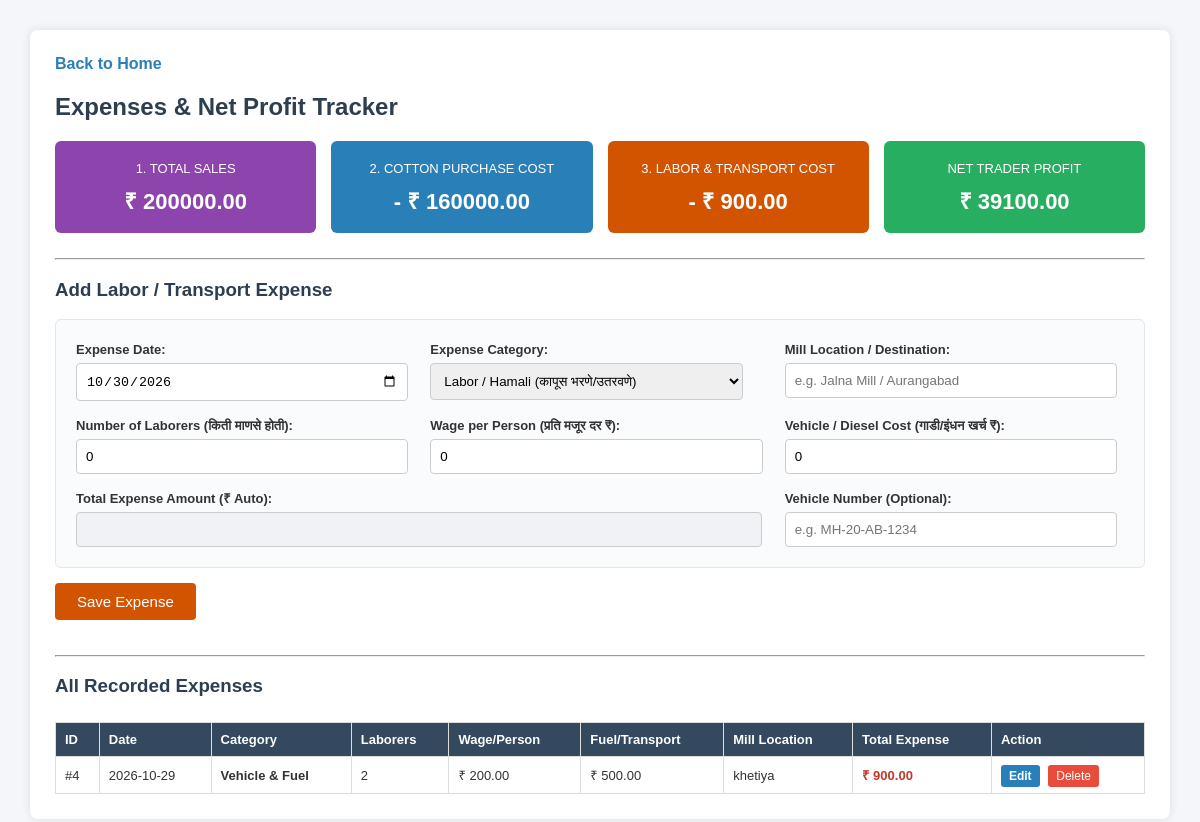
Screenshot of /expense with the database file from the repository.
### tables this page shows
CREATE TABLE expenses (
            id INTEGER PRIMARY KEY AUTOINCREMENT,
            date TEXT,
            expense_type TEXT,
            mill_location TEXT,
            labor_count INTEGER DEFAULT 0,
            wage_per_person REAL DEFAULT 0,
            transport_fuel_cost REAL DEFAULT 0,
            total_expense REAL DEFAULT 0,
            vehicle_number TEXT
        );

### app.py (the view, shortened to what this page needs)
@app.route('/expense', methods=['GET', 'POST'])
def expense():
    conn = get_db_connection()
    expenses = conn.execute('SELECT * FROM expenses ORDER BY id DESC').fetchall()
    p_data = conn.execute('SELECT SUM(total_amount) as p_amt FROM purchases').fetchone()
    s_data = conn.execute('SELECT SUM(total_amount) as s_amt FROM sales').fetchone()
    e_data = conn.execute('SELECT SUM(total_expense) as e_amt FROM expenses').fetchone()
    total_purchases = p_data['p_amt'] or 0.0
    total_sales = s_data['s_amt'] or 0.0
    total_expenses = e_data['e_amt'] or 0.0
    net_profit = total_sales - total_purchases - total_expenses
    conn.close()
    return render_template('expense.html',
                           expenses=expenses,
                           total_purchases=total_purchases,
                           total_sales=total_sales,
                           total_expenses=total_expenses,
                           net_profit=net_profit)

### db.py (called while the page is built)
def get_db_connection():
    conn = sqlite3.connect('cotton.db')
    conn.row_factory = sqlite3.Row
    return conn

### templates/expense.html (shortened to what this page needs)
<!DOCTYPE html>
<html lang="en">
<head>
</head>
<body>
    <div class="container">
        <a class="home-link" href="/">Back to Home</a>
        <h2>Expenses & Net Profit Tracker</h2>
        <div class="pnl-grid">
            <div class="pnl-box bg-purple">
                <span>1. Total Sales</span>
                <h3>₹ {{ "%.2f"|format(total_sales) }}</h3>
            </div>
            <div class="pnl-box bg-blue">
                <span>2. Cotton Purchase Cost</span>
                <h3>- ₹ {{ "%.2f"|format(total_purchases) }}</h3>
            </div>
            <div class="pnl-box bg-orange">
                <span>3. Labor & Transport Cost</span>
                <h3>- ₹ {{ "%.2f"|format(total_expenses) }}</h3>
            </div>
            <div class="pnl-box {{ 'bg-green' if net_profit >= 0 else 'bg-red' }}">
                <span>Net Trader Profit</span>
                <h3>₹ {{ "%.2f"|format(net_profit) }}</h3>
            </div>
        </div>
        <hr style="margin-top: 25px;">
        <h3>Add Labor / Transport Expense</h3>
        <form method="POST" action="/expense">
            <div class="form-grid">
                <div>
                    <label>Expense Date:</label><br>
                    <input type="date" name="date" required id="exp_date">
                </div>
                <div>
                    <label>Expense Category:</label><br>
                    <select name="expense_type" required>
                        <option value="Labor / Hamali">Labor / Hamali (कापूस भरणे/उतरवणे)</option>
                    </select>
                </div>
                <div>
                    <label>Mill Location / Destination:</label><br>
                    <input type="text" name="mill_location" placeholder="e.g. Jalna Mill / Aurangabad">
                </div>
                <div>
                    <label>Number of Laborers (किती माणसे होती):</label><br>
                    <input type="number" name="labor_count" id="labor_count" value="0" min="0" oninput="calcExpense()">
                </div>
                <div>
                    <label>Wage per Person (प्रति मजूर दर ₹):</label><br>
                    <input type="number" step="0.01" name="wage_per_person" id="wage_per_person" value="0" min="0" oninput="calcExpense()">
                </div>
                <div>
                    <label>Vehicle / Diesel Cost (गाडी/इंधन खर्च ₹):</label><br>
                    <input type="number" step="0.01" name="transport_fuel_cost" id="fuel_cost" value="0" min="0" oninput="calcExpense()">
                </div>
                <div style="grid-column: span 2;">
                    <label>Total Expense Amount (₹ Auto):</label><br>
                    <input type="number" step="0.01" name="total_expense" id="total_expense" readonly style="background-color: #f1f2f6; font-weight: bold; width: 96%;">
                </div>
                <div>
                    <label>Vehicle Number (Optional):</label><br>
                    <input type="text" name="vehicle_number" placeholder="e.g. MH-20-AB-1234">
                </div>
            </div>
            <button type="submit" class="btn-save">Save Expense</button>
        </form>
        <hr style="margin-top: 35px;">
        <h3>All Recorded Expenses</h3>
        <table>
            <tr>
                <th>ID</th>
                <th>Date</th>
                <th>Category</th>
                <th>Laborers</th>
                <th>Wage/Person</th>
                <th>Fuel/Transport</th>
                <th>Mill Location</th>
                <th>Total Expense</th>
                <th>Action</th>
            </tr>
            {% for e in expenses %}
            <tr>
                <td>#{{ e.id }}</td>
                <td>{{ e.date }}</td>
                <td><strong>{{ e.expense_type }}</strong></td>
                <td>{{ e.labor_count if e.labor_count > 0 else '-' }}</td>
                <td>{{ "₹ %.2f"|format(e.wage_per_person) if e.wage_per_person > 0 else '-' }}</td>
                <td>{{ "₹ %.2f"|format(e.transport_fuel_cost) if e.transport_fuel_cost > 0 else '-' }}</td>
                <td>{{ e.mill_location if e.mill_location else '-' }}</td>
                <td><strong style="color: #c0392b;">₹ {{ "%.2f"|format(e.total_expense) }}</strong></td>
                <td>
                    <a href="/edit_expense/{{ e.id }}" class="btn-edit">Edit</a>
                    <a href="/delete_expense/{{ e.id }}" class="btn-delete" onclick="return confirm('Delete this expense?');">Delete</a>
                </td>
            </tr>
            {% endfor %}
        </table>
    </div>
</body>
</html>

### templates/expense.html (style rules this page uses)
body { font-family: Arial, sans-serif; margin: 30px; background-color: #f4f6f9; color: #333; }
.container { max-width: 1150px; margin: auto; background: white; padding: 25px; border-radius: 8px; box-shadow: 0 0 10px rgba(0,0,0,0.1); }
h2, h3 { color: #2c3e50; }
.pnl-grid { display: grid; grid-template-columns: repeat(4, 1fr); gap: 15px; margin: 20px 0; }
.pnl-box { padding: 18px; border-radius: 6px; color: white; text-align: center; }
.pnl-box span { font-size: 13px; text-transform: uppercase; }
.pnl-box h3 { margin: 8px 0 0; font-size: 22px; color: white; }
.bg-purple { background-color: #8e44ad; }
.bg-blue { background-color: #2980b9; }
.bg-orange { background-color: #d35400; }
.bg-green { background-color: #27ae60; }
.form-grid { display: grid; grid-template-columns: 1fr 1fr 1fr; gap: 15px; background: #fafbfc; padding: 20px; border-radius: 6px; border: 1px solid #e1e8ed; }
label { font-weight: bold; font-size: 13px; }
input, select { width: 92%; padding: 9px; margin-top: 5px; border: 1px solid #ccc; border-radius: 4px; }
.btn-save { background-color: #d35400; color: white; padding: 10px 22px; border: none; border-radius: 4px; cursor: pointer; font-size: 15px; margin-top: 15px; }
table { width: 100%; border-collapse: collapse; margin-top: 25px; }
table, th, td { border: 1px solid #ddd; }
th, td { padding: 9px; text-align: left; font-size: 13px; }
th { background-color: #34495e; color: white; }
.btn-edit { background-color: #2980b9; color: white; padding: 4px 8px; text-decoration: none; border-radius: 3px; font-size: 12px; font-weight: bold; margin-right: 5px; }
.btn-delete { background-color: #e74c3c; color: white; padding: 4px 8px; text-decoration: none; border-radius: 3px; font-size: 12px; }
a.home-link { text-decoration: none; color: #2980b9; font-weight: bold; }

### rows the page displays
expenses: id "4", date "2026-10-29", expense_type "Vehicle & Fuel", labor_count "2", wage_per_person "₹ 200.00", transport_fuel_cost "₹ 500.00", mill_location "khetiya", total_expense "900.00"

### other values shown
{{ "%.2f"|format(total_sales) }} "200000.00"
{{ "%.2f"|format(total_purchases) }} "160000.00"
{{ "%.2f"|format(total_expenses) }} "900.00"
{{ "%.2f"|format(net_profit) }} "39100.00"
